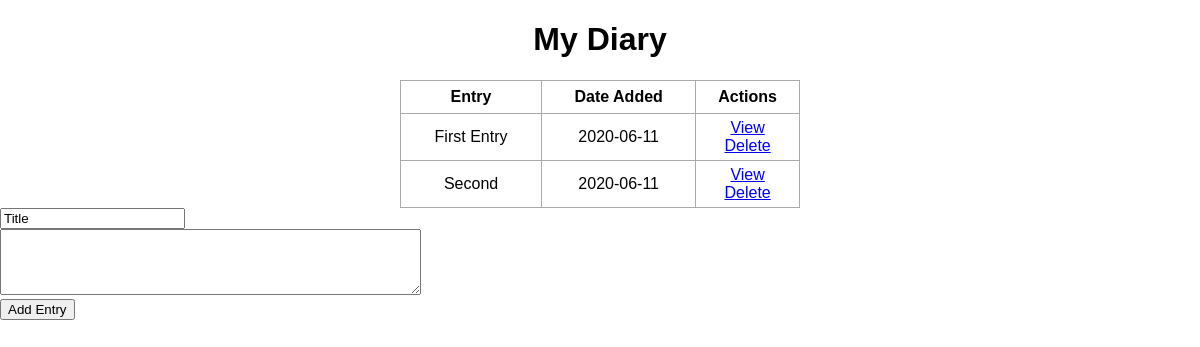
The page / on the database its author committed.
### app.py (models this page shows, shortened)
class Things(db.Model):
    id           = db.Column(db.Integer, primary_key = True)
    title        = db.Column(db.String(200), nullable=False)
    content      = db.Column(db.String(400), nullable = False)
    completed    = db.Column(db.Integer)
    date_created = db.Column(db.DateTime, default = datetime.utcnow)

### app.py (the view)
@app.route('/', methods = ['POST','GET'])
def home():
    if request.method == 'POST':
        entry_title   = request.form['title']
        entry_content = request.form['content']
        new_entry = Things(title = entry_title ,content = entry_content)
        try:
            db.session.add(new_entry)
            db.session.commit()
            return redirect('/')
        except:
            return "didnt work"
    else:
        entries = Things.query.order_by(Things.date_created).all()
        return render_template('home.html',entries=entries)

### templates/home.html (shortened to what this page needs)
{% extends 'base.html' %}
{% block head %}
<h1 style="text-align:center">My Diary</h1>
{% endblock %}
{% block body %}
<div class="content">
  <table>
    <tr>
      <th>Entry</th>
      <th>Date Added</th>
      <th>Actions</th>
    </tr>
    {% for entry in entries %}
      <tr>
        <td>{{ entry.title }} </td>
        <td>{{ entry.date_created.date() }} </td>
        <td>
          <a href="/view/{{entry.id}}"> View </a>
          <br>
          <a href="/delete/{{entry.id}}"> Delete </a>
        </td>
      </tr>
    {% endfor %}
  </table>
</div>
<form  action="/" method="POST">
  <input  type="text" name="title" value="Title">
  <br>
  <textarea  value="Entry" name="content" rows="4" cols="50">
  </textarea>
  <br>
  <input  type="submit" value="Add Entry">
</form>
{% endblock %}

### templates/base.html (shortened to what this page needs)
<!DOCTYPE html>
<html lang="en" dir="ltr">
  <head>
    <link rel="stylesheet" href="{{ url_for('static', filename='main.css')}}">
    {% block head %}{% endblock %}
  </head>
  <body>
    {% block body %}{% endblock %}
  </body>
</html>

### static/main.css (style rules this page uses)
body, html { margin: 0; font-family: sans-serif; align: center; }
.content { margin: 0 auto; width: 400px; }
table, td, th { border: 1px solid #aaa; }
table { border-collapse: collapse; width: 100%; }
th { height: 30px; }
td { text-align: center; padding: 5px; }

### rows shown on the page
Things: title "First Entry", date_created "2020-06-11"
Things: title "Second", date_created "2020-06-11"
